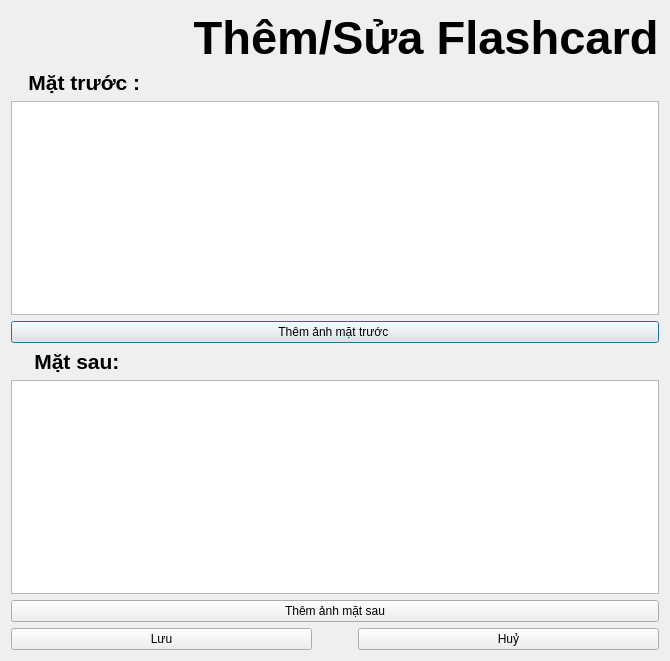
<?xml version="1.0" encoding="UTF-8"?>
<ui version="4.0">
 <class>Dialog</class>
 <widget class="QDialog" name="Dialog">
  <property name="geometry">
   <rect>
    <x>0</x>
    <y>0</y>
    <width>556</width>
    <height>661</height>
   </rect>
  </property>
  <property name="windowTitle">
   <string>Dialog</string>
  </property>
  <property name="styleSheet">
   <string notr="true">QDialog {
    background: qlineargradient(x1:0, y1:0, x2:1, y2:1,
                stop:0 rgba(240, 253, 244, 0.9),
                stop:1 rgba(254, 249, 195, 0.9));
    border-radius: 20px;
}

QTextEdit#front_content, QTextEdit#back_content {
    background-color: rgba(255, 255, 255, 0.9);
    border: 1px solid rgba(147, 165, 207, 0.3);
    border-radius: 14px;
    padding: 16px;
    font-size: 16px;
    color: rgb(0, 0, 0);
    min-height: 150px;
}

QTextEdit#front_content:focus, QTextEdit#back_content:focus {
    border: 2px solid rgba(165, 142, 251, 0.5);
    background-color: rgba(255, 255, 255, 0.95);
}

QPushButton#add_image_btn {
    background-color: rgba(255, 255, 255, 0.85);
    border: 2px dashed rgba(147, 165, 207, 0.4);
    border-radius: 12px;
    color: rgb(0, 0, 0);
    padding: 24px;
    font-size: 14px;
}

QPushButton#add_image_btn:hover {
    background-color: rgba(240, 249, 255, 0.9);
    border: 2px dashed rgba(147, 165, 207, 0.6);
}

QPushButton#save_btn {
    background: qlineargradient(x1:0, y1:0, x2:0, y2:1,
                stop:0 rgba(147, 165, 207, 0.8),
                stop:1 rgba(255, 182, 193, 0.7));
    color: rgb(0, 0, 0);
    border: none;
    border-radius: 14px;
    padding: 14px 32px;
    font-weight: 500;
    font-size: 16px;
}</string>
  </property>
  <layout class="QVBoxLayout" name="verticalLayout_2">
   <item>
    <widget class="QLabel" name="labelAddEditTitle">
     <property name="font">
      <font>
       <pointsize>35</pointsize>
       <weight>75</weight>
       <bold>true</bold>
      </font>
     </property>
     <property name="text">
      <string>              Thêm/Sửa Flashcard</string>
     </property>
    </widget>
   </item>
   <item>
    <widget class="QLabel" name="label_2">
     <property name="font">
      <font>
       <pointsize>16</pointsize>
       <weight>75</weight>
       <bold>true</bold>
      </font>
     </property>
     <property name="text">
      <string>   Mặt trước :</string>
     </property>
    </widget>
   </item>
   <item>
    <widget class="QTextEdit" name="textEditFront"/>
   </item>
   <item>
    <widget class="QPushButton" name="BTNaddimage_front">
     <property name="text">
      <string>Thêm ảnh mặt trước </string>
     </property>
    </widget>
   </item>
   <item>
    <widget class="QLabel" name="label_3">
     <property name="font">
      <font>
       <pointsize>16</pointsize>
       <weight>75</weight>
       <bold>true</bold>
      </font>
     </property>
     <property name="text">
      <string>    Mặt sau:</string>
     </property>
    </widget>
   </item>
   <item>
    <widget class="QTextEdit" name="textEditBack"/>
   </item>
   <item>
    <widget class="QPushButton" name="BTNaddimage_back">
     <property name="text">
      <string>Thêm ảnh mặt sau</string>
     </property>
    </widget>
   </item>
   <item>
    <layout class="QHBoxLayout" name="horizontalLayout" stretch="2,0,2">
     <property name="spacing">
      <number>-1</number>
     </property>
     <item>
      <widget class="QPushButton" name="pushButtonSave">
       <property name="text">
        <string>Lưu</string>
       </property>
      </widget>
     </item>
     <item>
      <spacer name="horizontalSpacer">
       <property name="orientation">
        <enum>Qt::Horizontal</enum>
       </property>
       <property name="sizeType">
        <enum>QSizePolicy::Maximum</enum>
       </property>
       <property name="sizeHint" stdset="0">
        <size>
         <width>40</width>
         <height>20</height>
        </size>
       </property>
      </spacer>
     </item>
     <item>
      <widget class="QPushButton" name="pushButtonCancel">
       <property name="text">
        <string>Huỷ</string>
       </property>
      </widget>
     </item>
    </layout>
   </item>
  </layout>
 </widget>
 <resources/>
 <connections/>
</ui>
